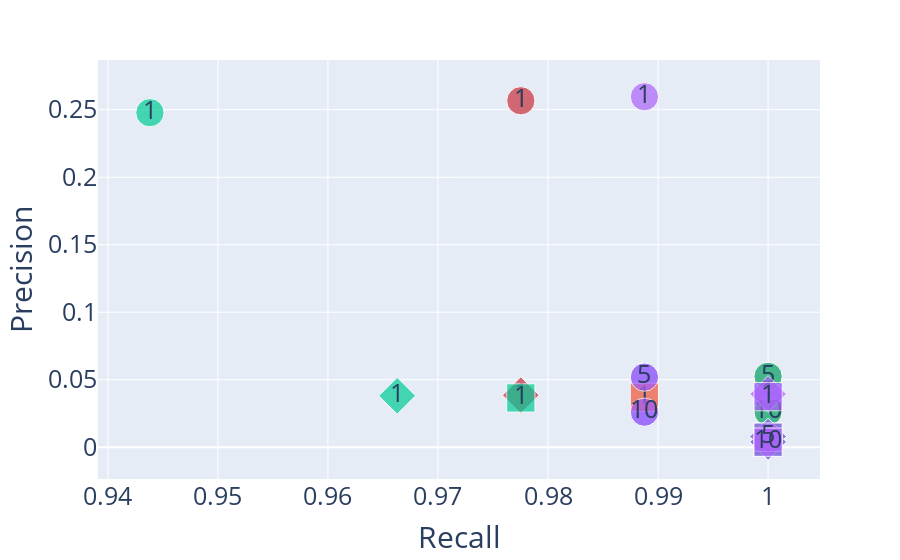
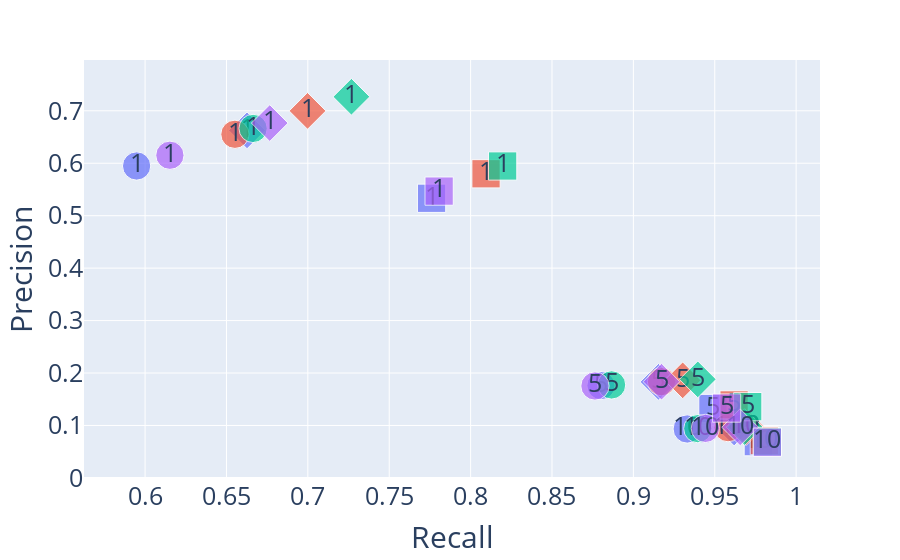
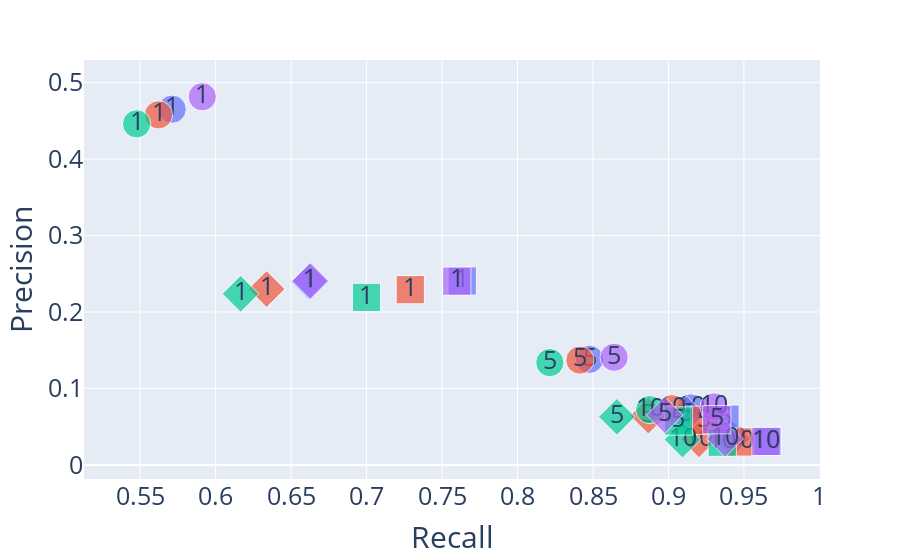
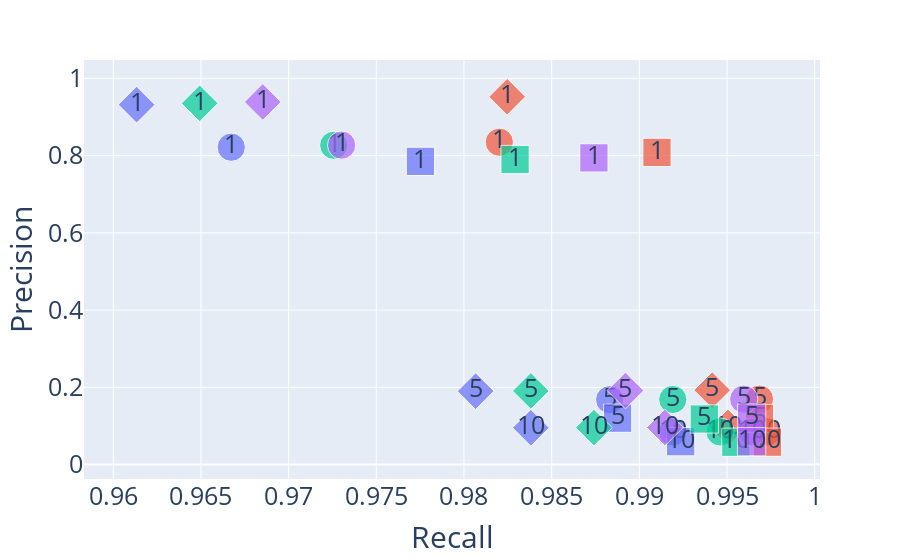

Source (notebook cell) for these figures, in order:
### Code cell
from matplotlib.lines import Line2D
import plotly.express as px

block_df['ID'] = block_df[['Vectorizer', 'k', 'Direction']].apply(lambda x: '({}, {}, {})'.format(x[0], x[1], x[2]), axis=1)
colors = {'SM': '#FF0000', 'ST': '#0000FF', 'S5': '#00FF00', 'SA': '#FFFF00'}
block_df['Size'] = 5

for case in block_df.Case.unique():
    block_df2 = block_df.loc[block_df.Case == case]

    fig1 = px.scatter(block_df2, y='Precision', x='Recall', hover_name='ID', color='Vectorizer', size='Size', symbol='Direction', text='k')
    fig1.update_layout(
                      font=dict(size=25,), 
                      #legend_title="",
                      #legend=dict(orientation="h", yanchor="bottom", y=1.10, xanchor="center", x=0.5),
                      showlegend=False
                     )
    #, text=pareto.index, hover_name=pareto.index,, size='Size'
    fig1.show()
    fig1.write_image(f"../plots_2/extended/blocking_directionality_pareto_{case}.pdf")
    #break
    
fig = plt.figure()
fig.add_subplot(111)

colors = ['#8993F8', '#D16773', '#44D5B2', '#FFBF00']
#symbols = ['circle', 'diamond', 'square']
symbols = ['o', 'D', 's']
methods = ['ST', 'S5', 'SA', 'SM']
directions = ['R', 'L', 'B']

leg = []
for c, m in zip(colors, methods):
    for s, d in zip(symbols, directions):
        leg.append(Line2D([], [], color=c, marker=s, fillstyle='full',  markersize=25, label=f'{m}, {d}',
                         linestyle=''))
        
leg = fig.legend(handles=leg, ncol=len(leg), bbox_to_anchor=(1.5, 1.5))    
export_legend(leg, "../plots_2/extended/blocking_directionality_pareto_legend.pdf")

### Figure 1 — Plotly figure (JSON) as saved in the notebook; plotly's stock layout.template omitted (floating-point values rounded to 4 significant figures)
{"data": [{"hovertemplate": "<b>%{hovertext}</b><br><br>Vectorizer=ST<br>Direction=R<br>Recall=%{x}<br>Precision=%{y}<br>Size=%{marker.size}<br>k=%{text}<extra></extra>", "hovertext": ["(ST, 1, R)", "(ST, 5, R)", "(ST, 10, R)"], "legendgroup": "ST, R", "marker": {"color": "#636efa", "size": [5, 5, 5], "sizemode": "area", "sizeref": 0.0125, "symbol": "circle"}, "mode": "markers+text", "name": "ST, R", "orientation": "v", "showlegend": true, "text": [1, 5, 10], "type": "scatter", "x": [0.9775, 0.9888, 0.9888], "xaxis": "x", "y": [0.2566, 0.05192, 0.02596], "yaxis": "y"}, {"hovertemplate": "<b>%{hovertext}</b><br><br>Vectorizer=ST<br>Direction=L<br>Recall=%{x}<br>Precision=%{y}<br>Size=%{marker.size}<br>k=%{text}<extra></extra>", "hovertext": ["(ST, 1, L)", "(ST, 5, L)", "(ST, 10, L)"], "legendgroup": "ST, L", "marker": {"color": "#636efa", "size": [5, 5, 5], "sizemode": "area", "sizeref": 0.0125, "symbol": "diamond"}, "mode": "markers+text", "name": "ST, L", "orientation": "v", "showlegend": true, "text": [1, 5, 10], "type": "scatter", "x": [0.9775, 1, 1], "xaxis": "x", "y": [0.03856, 0.00789, 0.003945], "yaxis": "y"}, {"hovertemplate": "<b>%{hovertext}</b><br><br>Vectorizer=ST<br>Direction=B<br>Recall=%{x}<br>Precision=%{y}<br>Size=%{marker.size}<br>k=%{text}<extra></extra>", "hovertext": ["(ST, 1, B)", "(ST, 5, B)", "(ST, 10, B)"], "legendgroup": "ST, B", "marker": {"color": "#636efa", "size": [5, 5, 5], "sizemode": "area", "sizeref": 0.0125, "symbol": "square"}, "mode": "markers+text", "name": "ST, B", "orientation": "v", "showlegend": true, "text": [1, 5, 10], "type": "scatter", "x": [1, 1, 1], "xaxis": "x", "y": [0.03732, 0.007409, 0.003701], "yaxis": "y"}, {"hovertemplate": "<b>%{hovertext}</b><br><br>Vectorizer=S5<br>Direction=R<br>Recall=%{x}<br>Precision=%{y}<br>Size=%{marker.size}<br>k=%{text}<extra></extra>", "hovertext": ["(S5, 1, R)", "(S5, 5, R)", "(S5, 10, R)"], "legendgroup": "S5, R", "marker": {"color": "#EF553B", "size": [5, 5, 5], "sizemode": "area", "sizeref": 0.0125, "symbol": "circle"}, "mode": "markers+text", "name": "S5, R", "orientation": "v", "showlegend": true, "text": [1, 5, 10], "type": "scatter", "x": [0.9775, 1, 1], "xaxis": "x", "y": [0.2566, 0.05251, 0.02625], "yaxis": "y"}, {"hovertemplate": "<b>%{hovertext}</b><br><br>Vectorizer=S5<br>Direction=L<br>Recall=%{x}<br>Precision=%{y}<br>Size=%{marker.size}<br>k=%{text}<extra></extra>", "hovertext": ["(S5, 1, L)", "(S5, 5, L)", "(S5, 10, L)"], "legendgroup": "S5, L", "marker": {"color": "#EF553B", "size": [5, 5, 5], "sizemode": "area", "sizeref": 0.0125, "symbol": "diamond"}, "mode": "markers+text", "name": "S5, L", "orientation": "v", "showlegend": true, "text": [1, 5, 10], "type": "scatter", "x": [0.9775, 1, 1], "xaxis": "x", "y": [0.03856, 0.00789, 0.003945], "yaxis": "y"}, {"hovertemplate": "<b>%{hovertext}</b><br><br>Vectorizer=S5<br>Direction=B<br>Recall=%{x}<br>Precision=%{y}<br>Size=%{marker.size}<br>k=%{text}<extra></extra>", "hovertext": ["(S5, 1, B)", "(S5, 5, B)", "(S5, 10, B)"], "legendgroup": "S5, B", "marker": {"color": "#EF553B", "size": [5, 5, 5], "sizemode": "area", "sizeref": 0.0125, "symbol": "square"}, "mode": "markers+text", "name": "S5, B", "orientation": "v", "showlegend": true, "text": [1, 5, 10], "type": "scatter", "x": [0.9888, 1, 1], "xaxis": "x", "y": [0.03699, 0.007476, 0.003756], "yaxis": "y"}, {"hovertemplate": "<b>%{hovertext}</b><br><br>Vectorizer=SA<br>Direction=R<br>Recall=%{x}<br>Precision=%{y}<br>Size=%{marker.size}<br>k=%{text}<extra></extra>", "hovertext": ["(SA, 1, R)", "(SA, 5, R)", "(SA, 10, R)"], "legendgroup": "SA, R", "marker": {"color": "#00cc96", "size": [5, 5, 5], "sizemode": "area", "sizeref": 0.0125, "symbol": "circle"}, "mode": "markers+text", "name": "SA, R", "orientation": "v", "showlegend": true, "text": [1, 5, 10], "type": "scatter", "x": [0.9438, 1, 1], "xaxis": "x", "y": [0.2478, 0.05251, 0.02625], "yaxis": "y"}, {"hovertemplate": "<b>%{hovertext}</b><br><br>Vectorizer=SA<br>Direction=L<br>Recall=%{x}<br>Precision=%{y}<br>Size=%{marker.size}<br>k=%{text}<extra></extra>", "hovertext": ["(SA, 1, L)", "(SA, 5, L)", "(SA, 10, L)"], "legendgroup": "SA, L", "marker": {"color": "#00cc96", "size": [5, 5, 5], "sizemode": "area", "sizeref": 0.0125, "symbol": "diamond"}, "mode": "markers+text", "name": "SA, L", "orientation": "v", "showlegend": true, "text": [1, 5, 10], "type": "scatter", "x": [0.9663, 1, 1], "xaxis": "x", "y": [0.03812, 0.00789, 0.003945], "yaxis": "y"}, {"hovertemplate": "<b>%{hovertext}</b><br><br>Vectorizer=SA<br>Direction=B<br>Recall=%{x}<br>Precision=%{y}<br>Size=%{marker.size}<br>k=%{text}<extra></extra>", "hovertext": ["(SA, 1, B)", "(SA, 5, B)", "(SA, 10, B)"], "legendgroup": "SA, B", "marker": {"color": "#00cc96", "size": [5, 5, 5], "sizemode": "area", "sizeref": 0.0125, "symbol": "square"}, "mode": "markers+text", "name": "SA, B", "orientation": "v", "showlegend": true, "text": [1, 5, 10], "type": "scatter", "x": [0.9775, 1, 1], "xaxis": "x", "y": [0.03651, 0.007419, 0.003716], "yaxis": "y"}, {"hovertemplate": "<b>%{hovertext}</b><br><br>Vectorizer=SM<br>Direction=R<br>Recall=%{x}<br>Precision=%{y}<br>Size=%{marker.size}<br>k=%{text}<extra></extra>", "hovertext": ["(SM, 1, R)", "(SM, 5, R)", "(SM, 10, R)"], "legendgroup": "SM, R", "marker": {"color": "#ab63fa", "size": [5, 5, 5], "sizemode": "area", "sizeref": 0.0125, "symbol": "circle"}, "mode": "markers+text", "name": "SM, R", "orientation": "v", "showlegend": true, "text": [1, 5, 10], "type": "scatter", "x": [0.9888, 0.9888, 0.9888], "xaxis": "x", "y": [0.2596, 0.05192, 0.02596], "yaxis": "y"}, {"hovertemplate": "<b>%{hovertext}</b><br><br>Vectorizer=SM<br>Direction=L<br>Recall=%{x}<br>Precision=%{y}<br>Size=%{marker.size}<br>k=%{text}<extra></extra>", "hovertext": ["(SM, 1, L)", "(SM, 5, L)", "(SM, 10, L)"], "legendgroup": "SM, L", "marker": {"color": "#ab63fa", "size": [5, 5, 5], "sizemode": "area", "sizeref": 0.0125, "symbol": "diamond"}, "mode": "markers+text", "name": "SM, L", "orientation": "v", "showlegend": true, "text": [1, 5, 10], "type": "scatter", "x": [1, 1, 1], "xaxis": "x", "y": [0.03945, 0.00789, 0.003945], "yaxis": "y"}, {"hovertemplate": "<b>%{hovertext}</b><br><br>Vectorizer=SM<br>Direction=B<br>Recall=%{x}<br>Precision=%{y}<br>Size=%{marker.size}<br>k=%{text}<extra></extra>", "hovertext": ["(SM, 1, B)", "(SM, 5, B)", "(SM, 10, B)"], "legendgroup": "SM, B", "marker": {"color": "#ab63fa", "size": [5, 5, 5], "sizemode": "area", "sizeref": 0.0125, "symbol": "square"}, "mode": "markers+text", "name": "SM, B", "orientation": "v", "showlegend": true, "text": [1, 5, 10], "type": "scatter", "x": [1, 1, 1], "xaxis": "x", "y": [0.03746, 0.007467, 0.003745], "yaxis": "y"}], "layout": {"font": {"size": 25}, "legend": {"itemsizing": "constant", "title": {"text": "Vectorizer, Direction"}, "tracegroupgap": 0}, "margin": {"t": 60}, "showlegend": false, "xaxis": {"anchor": "y", "domain": [0, 1], "title": {"text": "Recall"}}, "yaxis": {"anchor": "x", "domain": [0, 1], "title": {"text": "Precision"}}}}

### Figure 2 — Plotly figure (JSON) as saved in the notebook; plotly's stock layout.template omitted (floating-point values rounded to 4 significant figures)
{"data": [{"hovertemplate": "<b>%{hovertext}</b><br><br>Vectorizer=ST<br>Direction=R<br>Recall=%{x}<br>Precision=%{y}<br>Size=%{marker.size}<br>k=%{text}<extra></extra>", "hovertext": ["(ST, 1, R)", "(ST, 5, R)", "(ST, 10, R)"], "legendgroup": "ST, R", "marker": {"color": "#636efa", "size": [5, 5, 5], "sizemode": "area", "sizeref": 0.0125, "symbol": "circle"}, "mode": "markers+text", "name": "ST, R", "orientation": "v", "showlegend": true, "text": [1, 5, 10], "type": "scatter", "x": [0.5948, 0.8801, 0.9331], "xaxis": "x", "y": [0.5948, 0.176, 0.09331], "yaxis": "y"}, {"hovertemplate": "<b>%{hovertext}</b><br><br>Vectorizer=ST<br>Direction=L<br>Recall=%{x}<br>Precision=%{y}<br>Size=%{marker.size}<br>k=%{text}<extra></extra>", "hovertext": ["(ST, 1, L)", "(ST, 5, L)", "(ST, 10, L)"], "legendgroup": "ST, L", "marker": {"color": "#636efa", "size": [5, 5, 5], "sizemode": "area", "sizeref": 0.0125, "symbol": "diamond"}, "mode": "markers+text", "name": "ST, L", "orientation": "v", "showlegend": true, "text": [1, 5, 10], "type": "scatter", "x": [0.6626, 0.9154, 0.9619], "xaxis": "x", "y": [0.6626, 0.1831, 0.09619], "yaxis": "y"}, {"hovertemplate": "<b>%{hovertext}</b><br><br>Vectorizer=ST<br>Direction=B<br>Recall=%{x}<br>Precision=%{y}<br>Size=%{marker.size}<br>k=%{text}<extra></extra>", "hovertext": ["(ST, 1, B)", "(ST, 5, B)", "(ST, 10, B)"], "legendgroup": "ST, B", "marker": {"color": "#636efa", "size": [5, 5, 5], "sizemode": "area", "sizeref": 0.0125, "symbol": "square"}, "mode": "markers+text", "name": "ST, B", "orientation": "v", "showlegend": true, "text": [1, 5, 10], "type": "scatter", "x": [0.776, 0.9489, 0.9768], "xaxis": "x", "y": [0.5332, 0.1324, 0.0691], "yaxis": "y"}, {"hovertemplate": "<b>%{hovertext}</b><br><br>Vectorizer=S5<br>Direction=R<br>Recall=%{x}<br>Precision=%{y}<br>Size=%{marker.size}<br>k=%{text}<extra></extra>", "hovertext": ["(S5, 1, R)", "(S5, 5, R)", "(S5, 10, R)"], "legendgroup": "S5, R", "marker": {"color": "#EF553B", "size": [5, 5, 5], "sizemode": "area", "sizeref": 0.0125, "symbol": "circle"}, "mode": "markers+text", "name": "S5, R", "orientation": "v", "showlegend": true, "text": [1, 5, 10], "type": "scatter", "x": [0.6552, 0.9173, 0.9582], "xaxis": "x", "y": [0.6552, 0.1835, 0.09582], "yaxis": "y"}, {"hovertemplate": "<b>%{hovertext}</b><br><br>Vectorizer=S5<br>Direction=L<br>Recall=%{x}<br>Precision=%{y}<br>Size=%{marker.size}<br>k=%{text}<extra></extra>", "hovertext": ["(S5, 1, L)", "(S5, 5, L)", "(S5, 10, L)"], "legendgroup": "S5, L", "marker": {"color": "#EF553B", "size": [5, 5, 5], "sizemode": "area", "sizeref": 0.0125, "symbol": "diamond"}, "mode": "markers+text", "name": "S5, L", "orientation": "v", "showlegend": true, "text": [1, 5, 10], "type": "scatter", "x": [0.6998, 0.9303, 0.9693], "xaxis": "x", "y": [0.6998, 0.1861, 0.09693], "yaxis": "y"}, {"hovertemplate": "<b>%{hovertext}</b><br><br>Vectorizer=S5<br>Direction=B<br>Recall=%{x}<br>Precision=%{y}<br>Size=%{marker.size}<br>k=%{text}<extra></extra>", "hovertext": ["(S5, 1, B)", "(S5, 5, B)", "(S5, 10, B)"], "legendgroup": "S5, B", "marker": {"color": "#EF553B", "size": [5, 5, 5], "sizemode": "area", "sizeref": 0.0125, "symbol": "square"}, "mode": "markers+text", "name": "S5, B", "orientation": "v", "showlegend": true, "text": [1, 5, 10], "type": "scatter", "x": [0.8095, 0.9619, 0.9805], "xaxis": "x", "y": [0.5799, 0.1392, 0.07116], "yaxis": "y"}, {"hovertemplate": "<b>%{hovertext}</b><br><br>Vectorizer=SA<br>Direction=R<br>Recall=%{x}<br>Precision=%{y}<br>Size=%{marker.size}<br>k=%{text}<extra></extra>", "hovertext": ["(SA, 1, R)", "(SA, 5, R)", "(SA, 10, R)"], "legendgroup": "SA, R", "marker": {"color": "#00cc96", "size": [5, 5, 5], "sizemode": "area", "sizeref": 0.0125, "symbol": "circle"}, "mode": "markers+text", "name": "SA, R", "orientation": "v", "showlegend": true, "text": [1, 5, 10], "type": "scatter", "x": [0.6664, 0.8866, 0.9396], "xaxis": "x", "y": [0.6664, 0.1773, 0.09396], "yaxis": "y"}, {"hovertemplate": "<b>%{hovertext}</b><br><br>Vectorizer=SA<br>Direction=L<br>Recall=%{x}<br>Precision=%{y}<br>Size=%{marker.size}<br>k=%{text}<extra></extra>", "hovertext": ["(SA, 1, L)", "(SA, 5, L)", "(SA, 10, L)"], "legendgroup": "SA, L", "marker": {"color": "#00cc96", "size": [5, 5, 5], "sizemode": "area", "sizeref": 0.0125, "symbol": "diamond"}, "mode": "markers+text", "name": "SA, L", "orientation": "v", "showlegend": true, "text": [1, 5, 10], "type": "scatter", "x": [0.7268, 0.9396, 0.9684], "xaxis": "x", "y": [0.7268, 0.1879, 0.09684], "yaxis": "y"}, {"hovertemplate": "<b>%{hovertext}</b><br><br>Vectorizer=SA<br>Direction=B<br>Recall=%{x}<br>Precision=%{y}<br>Size=%{marker.size}<br>k=%{text}<extra></extra>", "hovertext": ["(SA, 1, B)", "(SA, 5, B)", "(SA, 10, B)"], "legendgroup": "SA, B", "marker": {"color": "#00cc96", "size": [5, 5, 5], "sizemode": "area", "sizeref": 0.0125, "symbol": "square"}, "mode": "markers+text", "name": "SA, B", "orientation": "v", "showlegend": true, "text": [1, 5, 10], "type": "scatter", "x": [0.8197, 0.9703, 0.9823], "xaxis": "x", "y": [0.5947, 0.1359, 0.06875], "yaxis": "y"}, {"hovertemplate": "<b>%{hovertext}</b><br><br>Vectorizer=SM<br>Direction=R<br>Recall=%{x}<br>Precision=%{y}<br>Size=%{marker.size}<br>k=%{text}<extra></extra>", "hovertext": ["(SM, 1, R)", "(SM, 5, R)", "(SM, 10, R)"], "legendgroup": "SM, R", "marker": {"color": "#ab63fa", "size": [5, 5, 5], "sizemode": "area", "sizeref": 0.0125, "symbol": "circle"}, "mode": "markers+text", "name": "SM, R", "orientation": "v", "showlegend": true, "text": [1, 5, 10], "type": "scatter", "x": [0.6152, 0.8764, 0.9442], "xaxis": "x", "y": [0.6152, 0.1753, 0.09442], "yaxis": "y"}, {"hovertemplate": "<b>%{hovertext}</b><br><br>Vectorizer=SM<br>Direction=L<br>Recall=%{x}<br>Precision=%{y}<br>Size=%{marker.size}<br>k=%{text}<extra></extra>", "hovertext": ["(SM, 1, L)", "(SM, 5, L)", "(SM, 10, L)"], "legendgroup": "SM, L", "marker": {"color": "#ab63fa", "size": [5, 5, 5], "sizemode": "area", "sizeref": 0.0125, "symbol": "diamond"}, "mode": "markers+text", "name": "SM, L", "orientation": "v", "showlegend": true, "text": [1, 5, 10], "type": "scatter", "x": [0.6766, 0.9173, 0.9656], "xaxis": "x", "y": [0.6766, 0.1835, 0.09656], "yaxis": "y"}, {"hovertemplate": "<b>%{hovertext}</b><br><br>Vectorizer=SM<br>Direction=B<br>Recall=%{x}<br>Precision=%{y}<br>Size=%{marker.size}<br>k=%{text}<extra></extra>", "hovertext": ["(SM, 1, B)", "(SM, 5, B)", "(SM, 10, B)"], "legendgroup": "SM, B", "marker": {"color": "#ab63fa", "size": [5, 5, 5], "sizemode": "area", "sizeref": 0.0125, "symbol": "square"}, "mode": "markers+text", "name": "SM, B", "orientation": "v", "showlegend": true, "text": [1, 5, 10], "type": "scatter", "x": [0.7807, 0.9572, 0.9823], "xaxis": "x", "y": [0.5469, 0.1332, 0.06802], "yaxis": "y"}], "layout": {"font": {"size": 25}, "legend": {"itemsizing": "constant", "title": {"text": "Vectorizer, Direction"}, "tracegroupgap": 0}, "margin": {"t": 60}, "showlegend": false, "xaxis": {"anchor": "y", "domain": [0, 1], "title": {"text": "Recall"}}, "yaxis": {"anchor": "x", "domain": [0, 1], "title": {"text": "Precision"}}}}

### Figure 3 — Plotly figure (JSON) as saved in the notebook; plotly's stock layout.template omitted (floating-point values rounded to 4 significant figures)
{"data": [{"hovertemplate": "<b>%{hovertext}</b><br><br>Vectorizer=ST<br>Direction=R<br>Recall=%{x}<br>Precision=%{y}<br>Size=%{marker.size}<br>k=%{text}<extra></extra>", "hovertext": ["(ST, 1, R)", "(ST, 5, R)", "(ST, 10, R)"], "legendgroup": "ST, R", "marker": {"color": "#636efa", "size": [5, 5, 5], "sizemode": "area", "sizeref": 0.0125, "symbol": "circle"}, "mode": "markers+text", "name": "ST, R", "orientation": "v", "showlegend": true, "text": [1, 5, 10], "type": "scatter", "x": [0.5712, 0.8477, 0.9148], "xaxis": "x", "y": [0.4653, 0.1381, 0.07452], "yaxis": "y"}, {"hovertemplate": "<b>%{hovertext}</b><br><br>Vectorizer=ST<br>Direction=L<br>Recall=%{x}<br>Precision=%{y}<br>Size=%{marker.size}<br>k=%{text}<extra></extra>", "hovertext": ["(ST, 1, L)", "(ST, 5, L)", "(ST, 10, L)"], "legendgroup": "ST, L", "marker": {"color": "#636efa", "size": [5, 5, 5], "sizemode": "area", "sizeref": 0.0125, "symbol": "diamond"}, "mode": "markers+text", "name": "ST, L", "orientation": "v", "showlegend": true, "text": [1, 5, 10], "type": "scatter", "x": [0.6618, 0.9121, 0.942], "xaxis": "x", "y": [0.2402, 0.06621, 0.03419], "yaxis": "y"}, {"hovertemplate": "<b>%{hovertext}</b><br><br>Vectorizer=ST<br>Direction=B<br>Recall=%{x}<br>Precision=%{y}<br>Size=%{marker.size}<br>k=%{text}<extra></extra>", "hovertext": ["(ST, 1, B)", "(ST, 5, B)", "(ST, 10, B)"], "legendgroup": "ST, B", "marker": {"color": "#636efa", "size": [5, 5, 5], "sizemode": "area", "sizeref": 0.0125, "symbol": "square"}, "mode": "markers+text", "name": "ST, B", "orientation": "v", "showlegend": true, "text": [1, 5, 10], "type": "scatter", "x": [0.7634, 0.9374, 0.9655], "xaxis": "x", "y": [0.2406, 0.05984, 0.03074], "yaxis": "y"}, {"hovertemplate": "<b>%{hovertext}</b><br><br>Vectorizer=S5<br>Direction=R<br>Recall=%{x}<br>Precision=%{y}<br>Size=%{marker.size}<br>k=%{text}<extra></extra>", "hovertext": ["(S5, 1, R)", "(S5, 5, R)", "(S5, 10, R)"], "legendgroup": "S5, R", "marker": {"color": "#EF553B", "size": [5, 5, 5], "sizemode": "area", "sizeref": 0.0125, "symbol": "circle"}, "mode": "markers+text", "name": "S5, R", "orientation": "v", "showlegend": true, "text": [1, 5, 10], "type": "scatter", "x": [0.5621, 0.8413, 0.9021], "xaxis": "x", "y": [0.4579, 0.1371, 0.07349], "yaxis": "y"}, {"hovertemplate": "<b>%{hovertext}</b><br><br>Vectorizer=S5<br>Direction=L<br>Recall=%{x}<br>Precision=%{y}<br>Size=%{marker.size}<br>k=%{text}<extra></extra>", "hovertext": ["(S5, 1, L)", "(S5, 5, L)", "(S5, 10, L)"], "legendgroup": "S5, L", "marker": {"color": "#EF553B", "size": [5, 5, 5], "sizemode": "area", "sizeref": 0.0125, "symbol": "diamond"}, "mode": "markers+text", "name": "S5, L", "orientation": "v", "showlegend": true, "text": [1, 5, 10], "type": "scatter", "x": [0.6337, 0.8867, 0.9202], "xaxis": "x", "y": [0.23, 0.06436, 0.0334], "yaxis": "y"}, {"hovertemplate": "<b>%{hovertext}</b><br><br>Vectorizer=S5<br>Direction=B<br>Recall=%{x}<br>Precision=%{y}<br>Size=%{marker.size}<br>k=%{text}<extra></extra>", "hovertext": ["(S5, 1, B)", "(S5, 5, B)", "(S5, 10, B)"], "legendgroup": "S5, B", "marker": {"color": "#EF553B", "size": [5, 5, 5], "sizemode": "area", "sizeref": 0.0125, "symbol": "square"}, "mode": "markers+text", "name": "S5, B", "orientation": "v", "showlegend": true, "text": [1, 5, 10], "type": "scatter", "x": [0.7289, 0.9238, 0.9474], "xaxis": "x", "y": [0.2292, 0.05836, 0.02997], "yaxis": "y"}, {"hovertemplate": "<b>%{hovertext}</b><br><br>Vectorizer=SA<br>Direction=R<br>Recall=%{x}<br>Precision=%{y}<br>Size=%{marker.size}<br>k=%{text}<extra></extra>", "hovertext": ["(SA, 1, R)", "(SA, 5, R)", "(SA, 10, R)"], "legendgroup": "SA, R", "marker": {"color": "#00cc96", "size": [5, 5, 5], "sizemode": "area", "sizeref": 0.0125, "symbol": "circle"}, "mode": "markers+text", "name": "SA, R", "orientation": "v", "showlegend": true, "text": [1, 5, 10], "type": "scatter", "x": [0.5476, 0.8214, 0.8876], "xaxis": "x", "y": [0.4461, 0.1338, 0.0723], "yaxis": "y"}, {"hovertemplate": "<b>%{hovertext}</b><br><br>Vectorizer=SA<br>Direction=L<br>Recall=%{x}<br>Precision=%{y}<br>Size=%{marker.size}<br>k=%{text}<extra></extra>", "hovertext": ["(SA, 1, L)", "(SA, 5, L)", "(SA, 10, L)"], "legendgroup": "SA, L", "marker": {"color": "#00cc96", "size": [5, 5, 5], "sizemode": "area", "sizeref": 0.0125, "symbol": "diamond"}, "mode": "markers+text", "name": "SA, L", "orientation": "v", "showlegend": true, "text": [1, 5, 10], "type": "scatter", "x": [0.6165, 0.8658, 0.9093], "xaxis": "x", "y": [0.2238, 0.06285, 0.033], "yaxis": "y"}, {"hovertemplate": "<b>%{hovertext}</b><br><br>Vectorizer=SA<br>Direction=B<br>Recall=%{x}<br>Precision=%{y}<br>Size=%{marker.size}<br>k=%{text}<extra></extra>", "hovertext": ["(SA, 1, B)", "(SA, 5, B)", "(SA, 10, B)"], "legendgroup": "SA, B", "marker": {"color": "#00cc96", "size": [5, 5, 5], "sizemode": "area", "sizeref": 0.0125, "symbol": "square"}, "mode": "markers+text", "name": "SA, B", "orientation": "v", "showlegend": true, "text": [1, 5, 10], "type": "scatter", "x": [0.6999, 0.9066, 0.9356], "xaxis": "x", "y": [0.2191, 0.05741, 0.02962], "yaxis": "y"}, {"hovertemplate": "<b>%{hovertext}</b><br><br>Vectorizer=SM<br>Direction=R<br>Recall=%{x}<br>Precision=%{y}<br>Size=%{marker.size}<br>k=%{text}<extra></extra>", "hovertext": ["(SM, 1, R)", "(SM, 5, R)", "(SM, 10, R)"], "legendgroup": "SM, R", "marker": {"color": "#ab63fa", "size": [5, 5, 5], "sizemode": "area", "sizeref": 0.0125, "symbol": "circle"}, "mode": "markers+text", "name": "SM, R", "orientation": "v", "showlegend": true, "text": [1, 5, 10], "type": "scatter", "x": [0.5911, 0.864, 0.9302], "xaxis": "x", "y": [0.4815, 0.1408, 0.07578], "yaxis": "y"}, {"hovertemplate": "<b>%{hovertext}</b><br><br>Vectorizer=SM<br>Direction=L<br>Recall=%{x}<br>Precision=%{y}<br>Size=%{marker.size}<br>k=%{text}<extra></extra>", "hovertext": ["(SM, 1, L)", "(SM, 5, L)", "(SM, 10, L)"], "legendgroup": "SM, L", "marker": {"color": "#ab63fa", "size": [5, 5, 5], "sizemode": "area", "sizeref": 0.0125, "symbol": "diamond"}, "mode": "markers+text", "name": "SM, L", "orientation": "v", "showlegend": true, "text": [1, 5, 10], "type": "scatter", "x": [0.6627, 0.8976, 0.9374], "xaxis": "x", "y": [0.2405, 0.06515, 0.03402], "yaxis": "y"}, {"hovertemplate": "<b>%{hovertext}</b><br><br>Vectorizer=SM<br>Direction=B<br>Recall=%{x}<br>Precision=%{y}<br>Size=%{marker.size}<br>k=%{text}<extra></extra>", "hovertext": ["(SM, 1, B)", "(SM, 5, B)", "(SM, 10, B)"], "legendgroup": "SM, B", "marker": {"color": "#ab63fa", "size": [5, 5, 5], "sizemode": "area", "sizeref": 0.0125, "symbol": "square"}, "mode": "markers+text", "name": "SM, B", "orientation": "v", "showlegend": true, "text": [1, 5, 10], "type": "scatter", "x": [0.7597, 0.932, 0.9646], "xaxis": "x", "y": [0.2403, 0.0591, 0.03067], "yaxis": "y"}], "layout": {"font": {"size": 25}, "legend": {"itemsizing": "constant", "title": {"text": "Vectorizer, Direction"}, "tracegroupgap": 0}, "margin": {"t": 60}, "showlegend": false, "xaxis": {"anchor": "y", "domain": [0, 1], "title": {"text": "Recall"}}, "yaxis": {"anchor": "x", "domain": [0, 1], "title": {"text": "Precision"}}}}

### Figure 4 — Plotly figure (JSON) as saved in the notebook; plotly's stock layout.template omitted (floating-point values rounded to 4 significant figures)
{"data": [{"hovertemplate": "<b>%{hovertext}</b><br><br>Vectorizer=ST<br>Direction=R<br>Recall=%{x}<br>Precision=%{y}<br>Size=%{marker.size}<br>k=%{text}<extra></extra>", "hovertext": ["(ST, 1, R)", "(ST, 5, R)", "(ST, 10, R)"], "legendgroup": "ST, R", "marker": {"color": "#636efa", "size": [5, 5, 5], "sizemode": "area", "sizeref": 0.0125, "symbol": "circle"}, "mode": "markers+text", "name": "ST, R", "orientation": "v", "showlegend": true, "text": [1, 5, 10], "type": "scatter", "x": [0.9667, 0.9883, 0.9919], "xaxis": "x", "y": [0.8219, 0.168, 0.08433], "yaxis": "y"}, {"hovertemplate": "<b>%{hovertext}</b><br><br>Vectorizer=ST<br>Direction=L<br>Recall=%{x}<br>Precision=%{y}<br>Size=%{marker.size}<br>k=%{text}<extra></extra>", "hovertext": ["(ST, 1, L)", "(ST, 5, L)", "(ST, 10, L)"], "legendgroup": "ST, L", "marker": {"color": "#636efa", "size": [5, 5, 5], "sizemode": "area", "sizeref": 0.0125, "symbol": "diamond"}, "mode": "markers+text", "name": "ST, L", "orientation": "v", "showlegend": true, "text": [1, 5, 10], "type": "scatter", "x": [0.9613, 0.9807, 0.9838], "xaxis": "x", "y": [0.932, 0.1901, 0.09538], "yaxis": "y"}, {"hovertemplate": "<b>%{hovertext}</b><br><br>Vectorizer=ST<br>Direction=B<br>Recall=%{x}<br>Precision=%{y}<br>Size=%{marker.size}<br>k=%{text}<extra></extra>", "hovertext": ["(ST, 1, B)", "(ST, 5, B)", "(ST, 10, B)"], "legendgroup": "ST, B", "marker": {"color": "#636efa", "size": [5, 5, 5], "sizemode": "area", "sizeref": 0.0125, "symbol": "square"}, "mode": "markers+text", "name": "ST, B", "orientation": "v", "showlegend": true, "text": [1, 5, 10], "type": "scatter", "x": [0.9775, 0.9888, 0.9924], "xaxis": "x", "y": [0.7851, 0.1202, 0.05936], "yaxis": "y"}, {"hovertemplate": "<b>%{hovertext}</b><br><br>Vectorizer=S5<br>Direction=R<br>Recall=%{x}<br>Precision=%{y}<br>Size=%{marker.size}<br>k=%{text}<extra></extra>", "hovertext": ["(S5, 1, R)", "(S5, 5, R)", "(S5, 10, R)"], "legendgroup": "S5, R", "marker": {"color": "#EF553B", "size": [5, 5, 5], "sizemode": "area", "sizeref": 0.0125, "symbol": "circle"}, "mode": "markers+text", "name": "S5, R", "orientation": "v", "showlegend": true, "text": [1, 5, 10], "type": "scatter", "x": [0.982, 0.9969, 0.9973], "xaxis": "x", "y": [0.8349, 0.1695, 0.08479], "yaxis": "y"}, {"hovertemplate": "<b>%{hovertext}</b><br><br>Vectorizer=S5<br>Direction=L<br>Recall=%{x}<br>Precision=%{y}<br>Size=%{marker.size}<br>k=%{text}<extra></extra>", "hovertext": ["(S5, 1, L)", "(S5, 5, L)", "(S5, 10, L)"], "legendgroup": "S5, L", "marker": {"color": "#EF553B", "size": [5, 5, 5], "sizemode": "area", "sizeref": 0.0125, "symbol": "diamond"}, "mode": "markers+text", "name": "S5, L", "orientation": "v", "showlegend": true, "text": [1, 5, 10], "type": "scatter", "x": [0.9825, 0.9942, 0.9951], "xaxis": "x", "y": [0.9525, 0.1928, 0.09647], "yaxis": "y"}, {"hovertemplate": "<b>%{hovertext}</b><br><br>Vectorizer=S5<br>Direction=B<br>Recall=%{x}<br>Precision=%{y}<br>Size=%{marker.size}<br>k=%{text}<extra></extra>", "hovertext": ["(S5, 1, B)", "(S5, 5, B)", "(S5, 10, B)"], "legendgroup": "S5, B", "marker": {"color": "#EF553B", "size": [5, 5, 5], "sizemode": "area", "sizeref": 0.0125, "symbol": "square"}, "mode": "markers+text", "name": "S5, B", "orientation": "v", "showlegend": true, "text": [1, 5, 10], "type": "scatter", "x": [0.991, 0.9969, 0.9973], "xaxis": "x", "y": [0.8085, 0.1191, 0.05801], "yaxis": "y"}, {"hovertemplate": "<b>%{hovertext}</b><br><br>Vectorizer=SA<br>Direction=R<br>Recall=%{x}<br>Precision=%{y}<br>Size=%{marker.size}<br>k=%{text}<extra></extra>", "hovertext": ["(SA, 1, R)", "(SA, 5, R)", "(SA, 10, R)"], "legendgroup": "SA, R", "marker": {"color": "#00cc96", "size": [5, 5, 5], "sizemode": "area", "sizeref": 0.0125, "symbol": "circle"}, "mode": "markers+text", "name": "SA, R", "orientation": "v", "showlegend": true, "text": [1, 5, 10], "type": "scatter", "x": [0.9726, 0.9919, 0.9946], "xaxis": "x", "y": [0.8268, 0.1687, 0.08456], "yaxis": "y"}, {"hovertemplate": "<b>%{hovertext}</b><br><br>Vectorizer=SA<br>Direction=L<br>Recall=%{x}<br>Precision=%{y}<br>Size=%{marker.size}<br>k=%{text}<extra></extra>", "hovertext": ["(SA, 1, L)", "(SA, 5, L)", "(SA, 10, L)"], "legendgroup": "SA, L", "marker": {"color": "#00cc96", "size": [5, 5, 5], "sizemode": "area", "sizeref": 0.0125, "symbol": "diamond"}, "mode": "markers+text", "name": "SA, L", "orientation": "v", "showlegend": true, "text": [1, 5, 10], "type": "scatter", "x": [0.9649, 0.9838, 0.9874], "xaxis": "x", "y": [0.9355, 0.1908, 0.09573], "yaxis": "y"}, {"hovertemplate": "<b>%{hovertext}</b><br><br>Vectorizer=SA<br>Direction=B<br>Recall=%{x}<br>Precision=%{y}<br>Size=%{marker.size}<br>k=%{text}<extra></extra>", "hovertext": ["(SA, 1, B)", "(SA, 5, B)", "(SA, 10, B)"], "legendgroup": "SA, B", "marker": {"color": "#00cc96", "size": [5, 5, 5], "sizemode": "area", "sizeref": 0.0125, "symbol": "square"}, "mode": "markers+text", "name": "SA, B", "orientation": "v", "showlegend": true, "text": [1, 5, 10], "type": "scatter", "x": [0.9829, 0.9937, 0.9955], "xaxis": "x", "y": [0.79, 0.1181, 0.0579], "yaxis": "y"}, {"hovertemplate": "<b>%{hovertext}</b><br><br>Vectorizer=SM<br>Direction=R<br>Recall=%{x}<br>Precision=%{y}<br>Size=%{marker.size}<br>k=%{text}<extra></extra>", "hovertext": ["(SM, 1, R)", "(SM, 5, R)", "(SM, 10, R)"], "legendgroup": "SM, R", "marker": {"color": "#ab63fa", "size": [5, 5, 5], "sizemode": "area", "sizeref": 0.0125, "symbol": "circle"}, "mode": "markers+text", "name": "SM, R", "orientation": "v", "showlegend": true, "text": [1, 5, 10], "type": "scatter", "x": [0.973, 0.996, 0.9964], "xaxis": "x", "y": [0.8272, 0.1693, 0.08471], "yaxis": "y"}, {"hovertemplate": "<b>%{hovertext}</b><br><br>Vectorizer=SM<br>Direction=L<br>Recall=%{x}<br>Precision=%{y}<br>Size=%{marker.size}<br>k=%{text}<extra></extra>", "hovertext": ["(SM, 1, L)", "(SM, 5, L)", "(SM, 10, L)"], "legendgroup": "SM, L", "marker": {"color": "#ab63fa", "size": [5, 5, 5], "sizemode": "area", "sizeref": 0.0125, "symbol": "diamond"}, "mode": "markers+text", "name": "SM, L", "orientation": "v", "showlegend": true, "text": [1, 5, 10], "type": "scatter", "x": [0.9685, 0.9892, 0.9915], "xaxis": "x", "y": [0.939, 0.1918, 0.09612], "yaxis": "y"}, {"hovertemplate": "<b>%{hovertext}</b><br><br>Vectorizer=SM<br>Direction=B<br>Recall=%{x}<br>Precision=%{y}<br>Size=%{marker.size}<br>k=%{text}<extra></extra>", "hovertext": ["(SM, 1, B)", "(SM, 5, B)", "(SM, 10, B)"], "legendgroup": "SM, B", "marker": {"color": "#ab63fa", "size": [5, 5, 5], "sizemode": "area", "sizeref": 0.0125, "symbol": "square"}, "mode": "markers+text", "name": "SM, B", "orientation": "v", "showlegend": true, "text": [1, 5, 10], "type": "scatter", "x": [0.9874, 0.9964, 0.9964], "xaxis": "x", "y": [0.7942, 0.1204, 0.05922], "yaxis": "y"}], "layout": {"font": {"size": 25}, "legend": {"itemsizing": "constant", "title": {"text": "Vectorizer, Direction"}, "tracegroupgap": 0}, "margin": {"t": 60}, "showlegend": false, "xaxis": {"anchor": "y", "domain": [0, 1], "title": {"text": "Recall"}}, "yaxis": {"anchor": "x", "domain": [0, 1], "title": {"text": "Precision"}}}}
